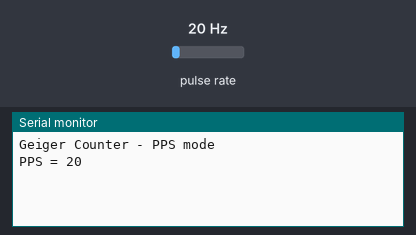
The sketch below on a simulated Arduino Nano, built with avr-gcc and run on an emulated ATmega328P. Parts: the last lines printed to the serial monitor. Wiring (inferred from the names in the program): pulse sensor: data pin 2. The test bench sets the inputs (shaded band); at power-on: pulse rate 20 Hz.

Above: at 1.2 s.
1.3 s: pulse rate (sensor on pin 2) set to 4 Hz
At 2.6 s:
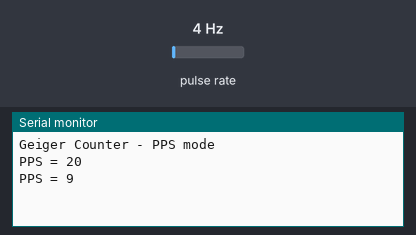
2.8 s: pulse rate (sensor on pin 2) set to 50 Hz
At 3.8 s:
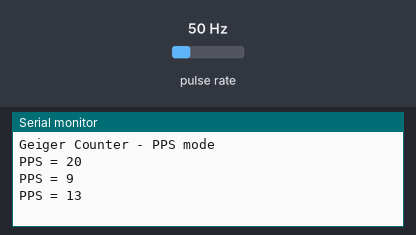
Timing chart, 0 to 5.8 s (numbered marks = the images above; inputs shaded):
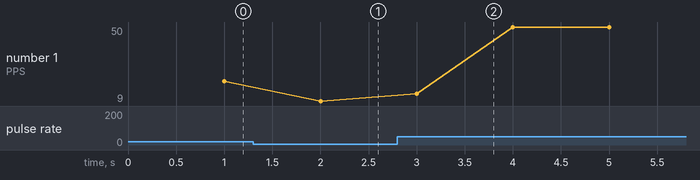

Measured:
- after the input at 1.3 s, the serial monitor: prints a new line after 0.70 s (image 1)
- after the input at 2.8 s, the serial monitor: prints a new line after 0.20 s (image 2)
- plotted number 1: 20 → 9 after the input at 1.3 s, 9 → 50 after the input at 2.8 s

The sketch:

code_J315.ino
```cpp
/*
   Geiger Counter - PPS only
   Arduino Nano
   Affichage du nombre d'impulsions sur la dernière seconde (PPS)
*/

#define GEIGER_PIN 2   // D2 = INT0 sur Arduino Nano

volatile unsigned long pulseCount = 0;

unsigned long lastSecond = 0;
unsigned long pps = 0;

void geigerISR() {
  pulseCount++;   // Une impulsion détectée
}

void setup() {
  Serial.begin(115200);
  while (!Serial);

  Serial.println("Geiger Counter - PPS mode");

  pinMode(GEIGER_PIN, INPUT_PULLUP);
  attachInterrupt(digitalPinToInterrupt(GEIGER_PIN), geigerISR, FALLING);

  lastSecond = millis();
}

void loop() {

  if (millis() - lastSecond >= 1000) {

    noInterrupts();
    pps = pulseCount;
    pulseCount = 0;
    interrupts();

    // Affichage PPS
    Serial.print("PPS = ");
    Serial.println(pps);

    lastSecond += 1000;
  }
}
```
